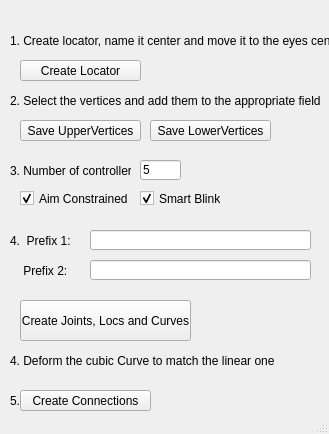
<?xml version="1.0" encoding="UTF-8"?>
<ui version="4.0">
 <class>MainWindow</class>
 <widget class="QMainWindow" name="MainWindow">
  <property name="geometry">
   <rect>
    <x>0</x>
    <y>0</y>
    <width>329</width>
    <height>434</height>
   </rect>
  </property>
  <property name="windowTitle">
   <string>MainWindow</string>
  </property>
  <widget class="QWidget" name="centralwidget">
   <widget class="QLabel" name="label_7">
    <property name="geometry">
     <rect>
      <x>10</x>
      <y>30</y>
      <width>361</width>
      <height>21</height>
     </rect>
    </property>
    <property name="text">
     <string>1. Create locator, name it center and move it to the eyes center</string>
    </property>
   </widget>
   <widget class="QPushButton" name="upperVertSel_add_button_2">
    <property name="geometry">
     <rect>
      <x>150</x>
      <y>120</y>
      <width>121</width>
      <height>21</height>
     </rect>
    </property>
    <property name="text">
     <string>Save LowerVertices</string>
    </property>
    <property name="autoDefault">
     <bool>true</bool>
    </property>
    <property name="+command" stdset="0">
     <string>&quot;getLowerVertsList()&quot;</string>
    </property>
   </widget>
   <widget class="QLabel" name="label_10">
    <property name="geometry">
     <rect>
      <x>10</x>
      <y>350</y>
      <width>341</width>
      <height>21</height>
     </rect>
    </property>
    <property name="text">
     <string>4. Deform the cubic Curve to match the linear one</string>
    </property>
   </widget>
   <widget class="QLabel" name="label_12">
    <property name="geometry">
     <rect>
      <x>20</x>
      <y>260</y>
      <width>81</width>
      <height>21</height>
     </rect>
    </property>
    <property name="text">
     <string> Prefix 2:</string>
    </property>
   </widget>
   <widget class="QLabel" name="label_15">
    <property name="geometry">
     <rect>
      <x>10</x>
      <y>160</y>
      <width>121</width>
      <height>21</height>
     </rect>
    </property>
    <property name="text">
     <string>3. Number of controllers:</string>
    </property>
   </widget>
   <widget class="QPushButton" name="create_temp_points_5">
    <property name="geometry">
     <rect>
      <x>20</x>
      <y>300</y>
      <width>171</width>
      <height>41</height>
     </rect>
    </property>
    <property name="text">
     <string>Create Joints, Locs and Curves</string>
    </property>
    <property name="autoDefault">
     <bool>true</bool>
    </property>
    <property name="+command" stdset="0">
     <string>&quot;runJointToVertex()&quot;</string>
    </property>
   </widget>
   <widget class="QLabel" name="label_9">
    <property name="geometry">
     <rect>
      <x>10</x>
      <y>230</y>
      <width>71</width>
      <height>21</height>
     </rect>
    </property>
    <property name="text">
     <string>4.  Prefix 1:</string>
    </property>
   </widget>
   <widget class="QLabel" name="label_8">
    <property name="geometry">
     <rect>
      <x>10</x>
      <y>90</y>
      <width>361</width>
      <height>21</height>
     </rect>
    </property>
    <property name="text">
     <string>2. Select the vertices and add them to the appropriate field</string>
    </property>
   </widget>
   <widget class="QLineEdit" name="controlAmount_lineEdit">
    <property name="geometry">
     <rect>
      <x>140</x>
      <y>160</y>
      <width>41</width>
      <height>20</height>
     </rect>
    </property>
    <property name="text">
     <string>5</string>
    </property>
   </widget>
   <widget class="QPushButton" name="upperVertSel_add_button">
    <property name="geometry">
     <rect>
      <x>20</x>
      <y>120</y>
      <width>121</width>
      <height>21</height>
     </rect>
    </property>
    <property name="text">
     <string>Save UpperVertices</string>
    </property>
    <property name="autoDefault">
     <bool>true</bool>
    </property>
    <property name="+command" stdset="0">
     <string>&quot;getUpperVertsList()&quot;</string>
    </property>
   </widget>
   <widget class="QLineEdit" name="prefixTwo_lineEdit">
    <property name="geometry">
     <rect>
      <x>90</x>
      <y>260</y>
      <width>221</width>
      <height>20</height>
     </rect>
    </property>
   </widget>
   <widget class="QPushButton" name="upperVertSel_add_button_3">
    <property name="geometry">
     <rect>
      <x>20</x>
      <y>60</y>
      <width>121</width>
      <height>21</height>
     </rect>
    </property>
    <property name="text">
     <string>Create Locator</string>
    </property>
    <property name="autoDefault">
     <bool>true</bool>
    </property>
    <property name="+command" stdset="0">
     <string>&quot;createMiddleLoc()&quot;</string>
    </property>
   </widget>
   <widget class="QPushButton" name="create_temp_points_6">
    <property name="geometry">
     <rect>
      <x>20</x>
      <y>390</y>
      <width>131</width>
      <height>21</height>
     </rect>
    </property>
    <property name="text">
     <string>Create Connections</string>
    </property>
    <property name="autoDefault">
     <bool>true</bool>
    </property>
    <property name="+command" stdset="0">
     <string>&quot;runWireDeformerScript()&quot;</string>
    </property>
   </widget>
   <widget class="QLineEdit" name="prefixOne_lineEdit">
    <property name="geometry">
     <rect>
      <x>90</x>
      <y>230</y>
      <width>221</width>
      <height>20</height>
     </rect>
    </property>
   </widget>
   <widget class="QLabel" name="label_11">
    <property name="geometry">
     <rect>
      <x>10</x>
      <y>390</y>
      <width>16</width>
      <height>21</height>
     </rect>
    </property>
    <property name="text">
     <string>5.</string>
    </property>
   </widget>
   <widget class="QCheckBox" name="aimConstraint_checkBox">
    <property name="geometry">
     <rect>
      <x>20</x>
      <y>190</y>
      <width>111</width>
      <height>17</height>
     </rect>
    </property>
    <property name="text">
     <string>Aim Constrained</string>
    </property>
    <property name="checked">
     <bool>true</bool>
    </property>
   </widget>
   <widget class="QCheckBox" name="smartBlink_checkBox">
    <property name="geometry">
     <rect>
      <x>140</x>
      <y>190</y>
      <width>111</width>
      <height>17</height>
     </rect>
    </property>
    <property name="text">
     <string>Smart Blink</string>
    </property>
    <property name="checked">
     <bool>true</bool>
    </property>
   </widget>
  </widget>
  <widget class="QStatusBar" name="statusbar"/>
 </widget>
 <resources/>
 <connections/>
</ui>
